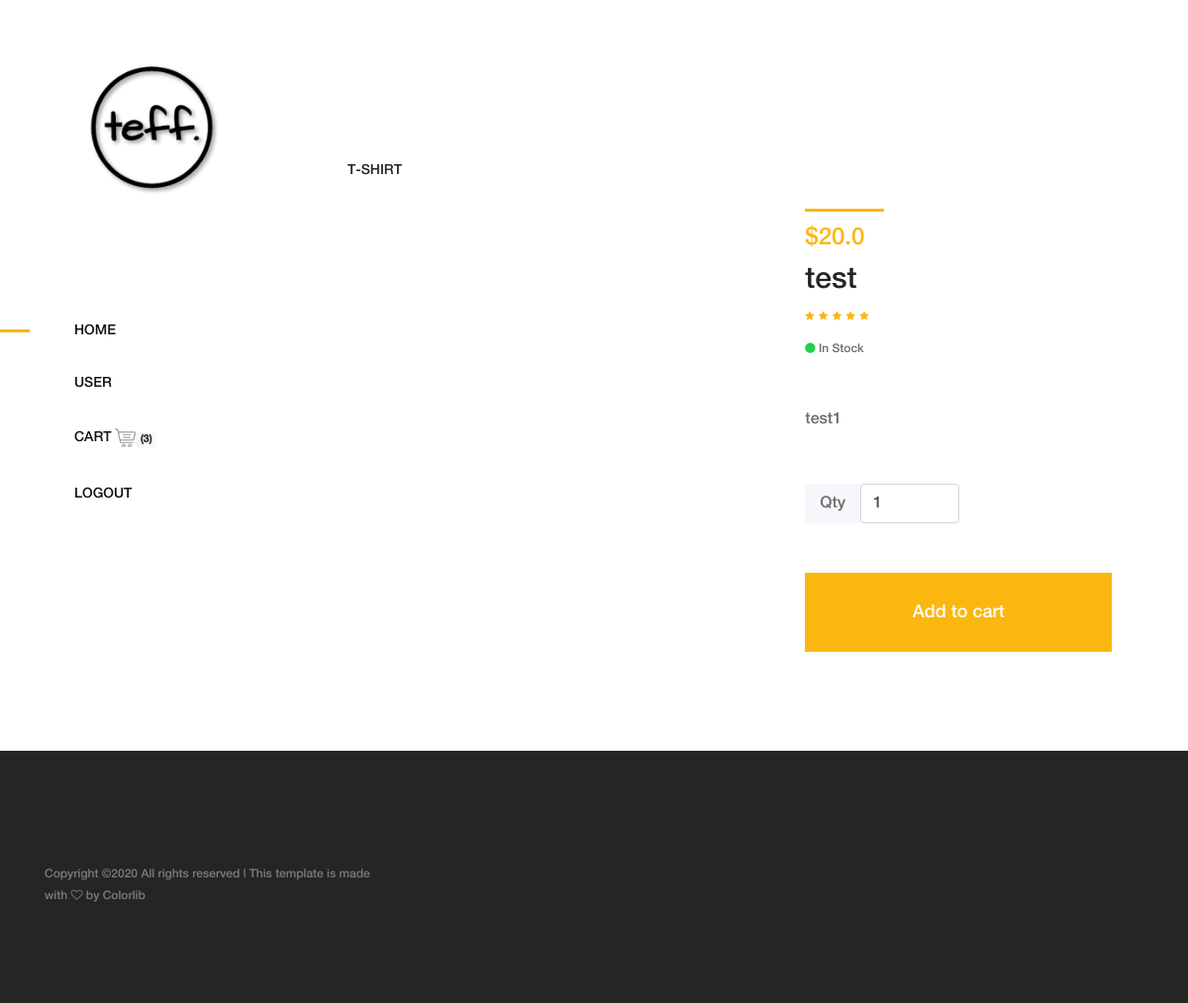
/product/0000 (signed in), run on an earlier commit of the app's database.
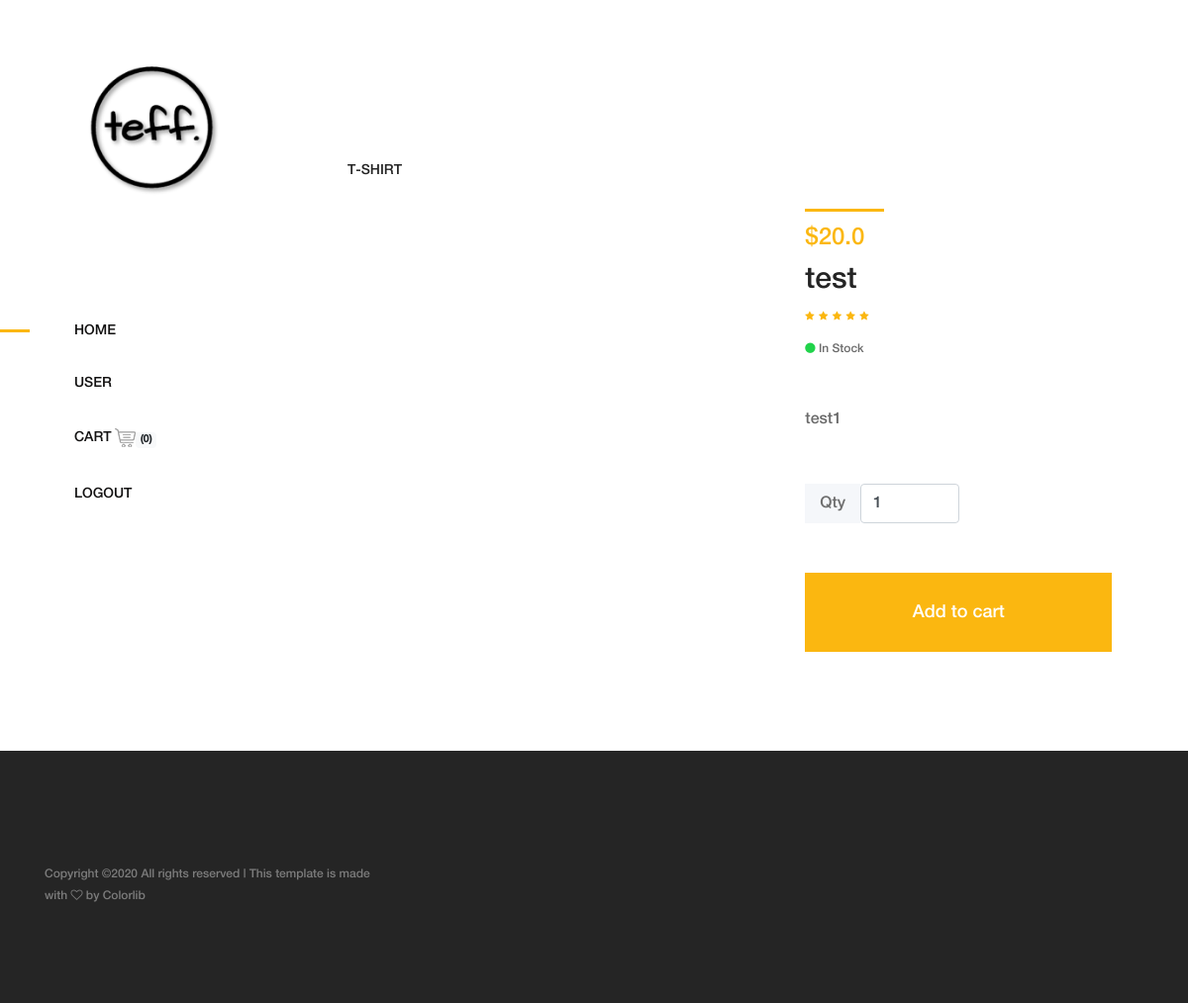
And on a later commit of the database.
### accounts/models.py (models this page shows)
class MyUser(AbstractUser):
    pass

### cart/models.py (models this page shows)
class Cart_product_intermediary(models.Model):
    product = models.ForeignKey(Product, on_delete=models.CASCADE)
    cart = models.ForeignKey(Cart, on_delete=models.CASCADE)
    quantity = models.IntegerField()

class Cart(models.Model):
    user = models.ForeignKey(User, on_delete=models.CASCADE)
    item = models.ManyToManyField(Product, through='Cart_product_intermediary')
    created = models.DateTimeField(auto_now_add=True)
    def __str__(self):
        return self.user.username

### products/views.py (the view)
# urls.py: path('product/<slug>', ProductView, name='ProductView'),
def ProductView(request, slug):
    results = Product.objects.get(slug=slug)
    context = {
        'product' : results
    }
    return render(request, "product_detail.html", context)

### cart/templatetags/cart_tag.py (called while the page is built)
@register.filter
def cart_total(request):
    current_user = request
    current_user = str(current_user)
    carts = Cart_product_intermediary.objects.all()
    cart_items = []
    for item in carts:
        user = str(item.cart)
        if user == current_user:
            cart_items.append(user)
    if carts:
    	    return len(cart_items)
    else:
    	return 0

### products/models.py (called while the page is built)
    def __str__(self):
        return self.title

### products/templates/product_detail.html (shortened to what this page needs)
{% extends 'base.html' %}
{% load static %}
{% block content %}
        <div class="single-product-area section-padding-100 clearfix">
            <div class="container-fluid">
                <div class="row">
                    <div class="col-12">
                        <nav aria-label="breadcrumb">
                            <ol class="breadcrumb mt-50">
                                <li class="breadcrumb-item"><a href="#">{{product.category}}</a></li>
                            </ol>
                        </nav>
                    </div>
                </div>
                <div class="row">
                    <div class="col-12 col-lg-7">
                    </div>
                    <div class="col-12 col-lg-5">
                        <div class="single_product_desc">
                            <div class="product-meta-data">
                                <div class="line"></div>
                                <p class="product-price">${{product.price}}</p>
                                <a href="product-details.html">
                                    <h6>{{product.name}}</h6>
                                </a>
                                <div class="ratings-review mb-15 d-flex align-items-center justify-content-between">
                                    <div class="ratings">
                                        <i class="fa fa-star" aria-hidden="true"></i>
                                        <i class="fa fa-star" aria-hidden="true"></i>
                                        <i class="fa fa-star" aria-hidden="true"></i>
                                        <i class="fa fa-star" aria-hidden="true"></i>
                                        <i class="fa fa-star" aria-hidden="true"></i>
                                    </div>
                                </div>
                                <p class="avaibility"><i class="fa fa-circle"></i> In Stock</p>
                            </div>
                            <div class="short_overview my-5">
                                <p>{{ product.detail_text }}</p>
                            </div>
                            <form class="cart clearfix" method="POST" action = {% url 'cartapp:add-cart' product.slug %}>
                                <div class="cart-btn d-flex mb-50">
                                    <p>Qty</p>
                                    <input id='quantity' name = 'quantity' type="number" value="1" min='1' aria-label="Search" class="form-control" style="width: 100px">
                                </div>
                                <button type="submit" name="addtocart" value="5" class="btn amado-btn">Add to cart</button>
                            </form>
                        </div>
                    </div>
                </div>
            </div>
        </div>
    </div>
   {% endblock %}

### products/templates/navbar.html (shortened to what this page needs)
{% load static %}
{% load cart_tag %}
<header class="header-area clearfix">
    <div class="logo">
        <a href="{% url 'mainapp:home' %}"><img src="{% static 'img/core-img/logo.png' %}" alt=""></a>
    </div>
    <nav class="amado-nav">
        <ul>
            <li class="active"><a href="{% url 'mainapp:home' %}">Home</a></li>
            {% if request.user.is_authenticated %}
            <li><a href="{% url 'accountsapp:profile' %}">{{ request.user.username }}</a></li>
            <li><a href="{% url 'cartapp:cart' %}">Cart <img src="{% static 'img/core-img/cart.png' %}" alt=""><span class="badge badge-light">({{ request.user| cart_total }})</span></a></li>
            <li><a href="{% url 'accountsapp:logout' %}">Logout</a></li>
            {% else %}
            <li><a href="{% url 'accountsapp:login' %}">Login</a></li>
            <li><a href="{% url 'accountsapp:register' %}">Register</a></li>
            {% endif %}
        </ul>
    </nav>
</header>

What changed in the data, as far as the page shows it:
changed MyUser "USER": user|cart_total "3" → "0"
